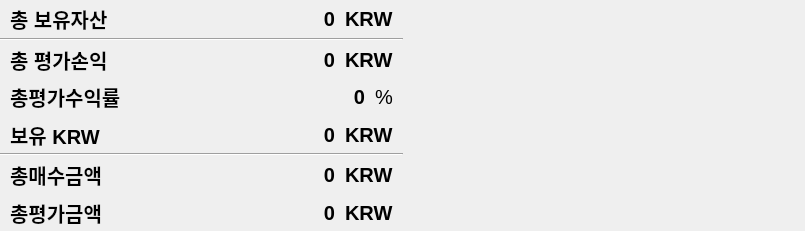
<?xml version="1.0" encoding="UTF-8"?>
<ui version="4.0">
 <class>Form</class>
 <widget class="QWidget" name="Form">
  <property name="geometry">
   <rect>
    <x>0</x>
    <y>0</y>
    <width>805</width>
    <height>231</height>
   </rect>
  </property>
  <property name="windowTitle">
   <string>Form</string>
  </property>
  <layout class="QVBoxLayout" name="verticalLayout">
   <property name="spacing">
    <number>0</number>
   </property>
   <property name="leftMargin">
    <number>0</number>
   </property>
   <property name="topMargin">
    <number>0</number>
   </property>
   <property name="rightMargin">
    <number>0</number>
   </property>
   <property name="bottomMargin">
    <number>0</number>
   </property>
   <item>
    <widget class="QWidget" name="user_info" native="true">
     <layout class="QHBoxLayout" name="horizontalLayout" stretch="1,1">
      <property name="spacing">
       <number>0</number>
      </property>
      <property name="leftMargin">
       <number>0</number>
      </property>
      <property name="topMargin">
       <number>0</number>
      </property>
      <property name="rightMargin">
       <number>0</number>
      </property>
      <property name="bottomMargin">
       <number>0</number>
      </property>
      <item>
       <layout class="QVBoxLayout" name="verticalLayout_3">
        <item>
         <layout class="QVBoxLayout" name="frame_2">
          <property name="spacing">
           <number>0</number>
          </property>
          <item>
           <layout class="QHBoxLayout" name="horizontalLayout_6" stretch="0,2,0">
            <property name="spacing">
             <number>10</number>
            </property>
            <property name="leftMargin">
             <number>10</number>
            </property>
            <property name="rightMargin">
             <number>10</number>
            </property>
            <item>
             <widget class="QLabel" name="label_10">
              <property name="font">
               <font>
                <family>Segoe UI</family>
                <pointsize>15</pointsize>
                <weight>75</weight>
                <bold>true</bold>
               </font>
              </property>
              <property name="text">
               <string>총 보유자산</string>
              </property>
             </widget>
            </item>
            <item>
             <widget class="QLabel" name="userdata4">
              <property name="font">
               <font>
                <family>Segoe UI</family>
                <pointsize>15</pointsize>
                <weight>75</weight>
                <bold>true</bold>
               </font>
              </property>
              <property name="text">
               <string>0</string>
              </property>
              <property name="alignment">
               <set>Qt::AlignRight|Qt::AlignTrailing|Qt::AlignVCenter</set>
              </property>
             </widget>
            </item>
            <item>
             <widget class="QLabel" name="label_11">
              <property name="font">
               <font>
                <family>Segoe UI</family>
                <pointsize>15</pointsize>
                <weight>75</weight>
                <bold>true</bold>
               </font>
              </property>
              <property name="text">
               <string>KRW</string>
              </property>
             </widget>
            </item>
           </layout>
          </item>
          <item>
           <widget class="Line" name="line">
            <property name="orientation">
             <enum>Qt::Horizontal</enum>
            </property>
           </widget>
          </item>
          <item>
           <layout class="QHBoxLayout" name="horizontalLayout_8" stretch="0,2,0">
            <property name="spacing">
             <number>10</number>
            </property>
            <property name="leftMargin">
             <number>10</number>
            </property>
            <property name="rightMargin">
             <number>10</number>
            </property>
            <item>
             <widget class="QLabel" name="label_14">
              <property name="font">
               <font>
                <family>Segoe UI</family>
                <pointsize>15</pointsize>
                <weight>75</weight>
                <bold>true</bold>
               </font>
              </property>
              <property name="text">
               <string>총 평가손익</string>
              </property>
             </widget>
            </item>
            <item>
             <widget class="QLabel" name="userdata5">
              <property name="font">
               <font>
                <family>Segoe UI</family>
                <pointsize>15</pointsize>
                <weight>75</weight>
                <bold>true</bold>
               </font>
              </property>
              <property name="text">
               <string>0</string>
              </property>
              <property name="alignment">
               <set>Qt::AlignRight|Qt::AlignTrailing|Qt::AlignVCenter</set>
              </property>
             </widget>
            </item>
            <item>
             <widget class="QLabel" name="label_13">
              <property name="font">
               <font>
                <family>Segoe UI</family>
                <pointsize>15</pointsize>
                <weight>75</weight>
                <bold>true</bold>
               </font>
              </property>
              <property name="text">
               <string>KRW</string>
              </property>
             </widget>
            </item>
           </layout>
          </item>
          <item>
           <layout class="QHBoxLayout" name="horizontalLayout_9" stretch="0,2,0">
            <property name="spacing">
             <number>10</number>
            </property>
            <property name="leftMargin">
             <number>10</number>
            </property>
            <property name="rightMargin">
             <number>10</number>
            </property>
            <item>
             <widget class="QLabel" name="label_17">
              <property name="font">
               <font>
                <family>Segoe UI</family>
                <pointsize>15</pointsize>
                <weight>75</weight>
                <bold>true</bold>
               </font>
              </property>
              <property name="text">
               <string>총평가수익률</string>
              </property>
             </widget>
            </item>
            <item>
             <widget class="QLabel" name="userdata6">
              <property name="font">
               <font>
                <family>Segoe UI</family>
                <pointsize>15</pointsize>
                <weight>75</weight>
                <bold>true</bold>
               </font>
              </property>
              <property name="text">
               <string>0</string>
              </property>
              <property name="alignment">
               <set>Qt::AlignRight|Qt::AlignTrailing|Qt::AlignVCenter</set>
              </property>
             </widget>
            </item>
            <item>
             <widget class="QLabel" name="label_16">
              <property name="font">
               <font>
                <family>Segoe UI</family>
                <pointsize>15</pointsize>
                <weight>50</weight>
                <bold>false</bold>
               </font>
              </property>
              <property name="text">
               <string>%</string>
              </property>
             </widget>
            </item>
           </layout>
          </item>
         </layout>
        </item>
        <item>
         <layout class="QVBoxLayout" name="frame_1">
          <property name="spacing">
           <number>0</number>
          </property>
          <item>
           <layout class="QHBoxLayout" name="horizontalLayout_5" stretch="0,2,0">
            <property name="spacing">
             <number>10</number>
            </property>
            <property name="leftMargin">
             <number>10</number>
            </property>
            <property name="rightMargin">
             <number>10</number>
            </property>
            <item>
             <widget class="QLabel" name="label_2">
              <property name="font">
               <font>
                <family>Segoe UI</family>
                <pointsize>15</pointsize>
                <weight>75</weight>
                <bold>true</bold>
               </font>
              </property>
              <property name="text">
               <string>보유 KRW</string>
              </property>
             </widget>
            </item>
            <item>
             <widget class="QLabel" name="userdata1">
              <property name="font">
               <font>
                <family>Segoe UI</family>
                <pointsize>15</pointsize>
                <weight>75</weight>
                <bold>true</bold>
               </font>
              </property>
              <property name="text">
               <string>0</string>
              </property>
              <property name="alignment">
               <set>Qt::AlignRight|Qt::AlignTrailing|Qt::AlignVCenter</set>
              </property>
             </widget>
            </item>
            <item>
             <widget class="QLabel" name="label_5">
              <property name="font">
               <font>
                <family>Segoe UI</family>
                <pointsize>15</pointsize>
                <weight>75</weight>
                <bold>true</bold>
               </font>
              </property>
              <property name="text">
               <string>KRW</string>
              </property>
             </widget>
            </item>
           </layout>
          </item>
          <item>
           <widget class="Line" name="line_2">
            <property name="orientation">
             <enum>Qt::Horizontal</enum>
            </property>
           </widget>
          </item>
          <item>
           <layout class="QHBoxLayout" name="horizontalLayout_3" stretch="0,2,0">
            <property name="spacing">
             <number>10</number>
            </property>
            <property name="leftMargin">
             <number>10</number>
            </property>
            <property name="rightMargin">
             <number>10</number>
            </property>
            <item>
             <widget class="QLabel" name="label">
              <property name="font">
               <font>
                <family>Segoe UI</family>
                <pointsize>15</pointsize>
                <weight>75</weight>
                <bold>true</bold>
               </font>
              </property>
              <property name="text">
               <string>총매수금액</string>
              </property>
             </widget>
            </item>
            <item>
             <widget class="QLabel" name="userdata2">
              <property name="font">
               <font>
                <family>Segoe UI</family>
                <pointsize>15</pointsize>
                <weight>75</weight>
                <bold>true</bold>
               </font>
              </property>
              <property name="text">
               <string>0</string>
              </property>
              <property name="alignment">
               <set>Qt::AlignRight|Qt::AlignTrailing|Qt::AlignVCenter</set>
              </property>
             </widget>
            </item>
            <item>
             <widget class="QLabel" name="label_7">
              <property name="font">
               <font>
                <family>Segoe UI</family>
                <pointsize>15</pointsize>
                <weight>75</weight>
                <bold>true</bold>
               </font>
              </property>
              <property name="text">
               <string>KRW</string>
              </property>
             </widget>
            </item>
           </layout>
          </item>
          <item>
           <layout class="QHBoxLayout" name="horizontalLayout_2" stretch="0,2,0">
            <property name="spacing">
             <number>10</number>
            </property>
            <property name="leftMargin">
             <number>10</number>
            </property>
            <property name="rightMargin">
             <number>10</number>
            </property>
            <item>
             <widget class="QLabel" name="label_3">
              <property name="font">
               <font>
                <family>Segoe UI</family>
                <pointsize>15</pointsize>
                <weight>75</weight>
                <bold>true</bold>
               </font>
              </property>
              <property name="text">
               <string>총평가금액</string>
              </property>
             </widget>
            </item>
            <item>
             <widget class="QLabel" name="userdata3">
              <property name="font">
               <font>
                <family>Segoe UI</family>
                <pointsize>15</pointsize>
                <weight>75</weight>
                <bold>true</bold>
               </font>
              </property>
              <property name="text">
               <string>0</string>
              </property>
              <property name="alignment">
               <set>Qt::AlignRight|Qt::AlignTrailing|Qt::AlignVCenter</set>
              </property>
             </widget>
            </item>
            <item>
             <widget class="QLabel" name="label_9">
              <property name="font">
               <font>
                <family>Segoe UI</family>
                <pointsize>15</pointsize>
                <weight>75</weight>
                <bold>true</bold>
               </font>
              </property>
              <property name="text">
               <string>KRW</string>
              </property>
             </widget>
            </item>
           </layout>
          </item>
         </layout>
        </item>
       </layout>
      </item>
      <item>
       <widget class="QWidget" name="widget" native="true"/>
      </item>
     </layout>
    </widget>
   </item>
  </layout>
 </widget>
 <resources/>
 <connections/>
</ui>
